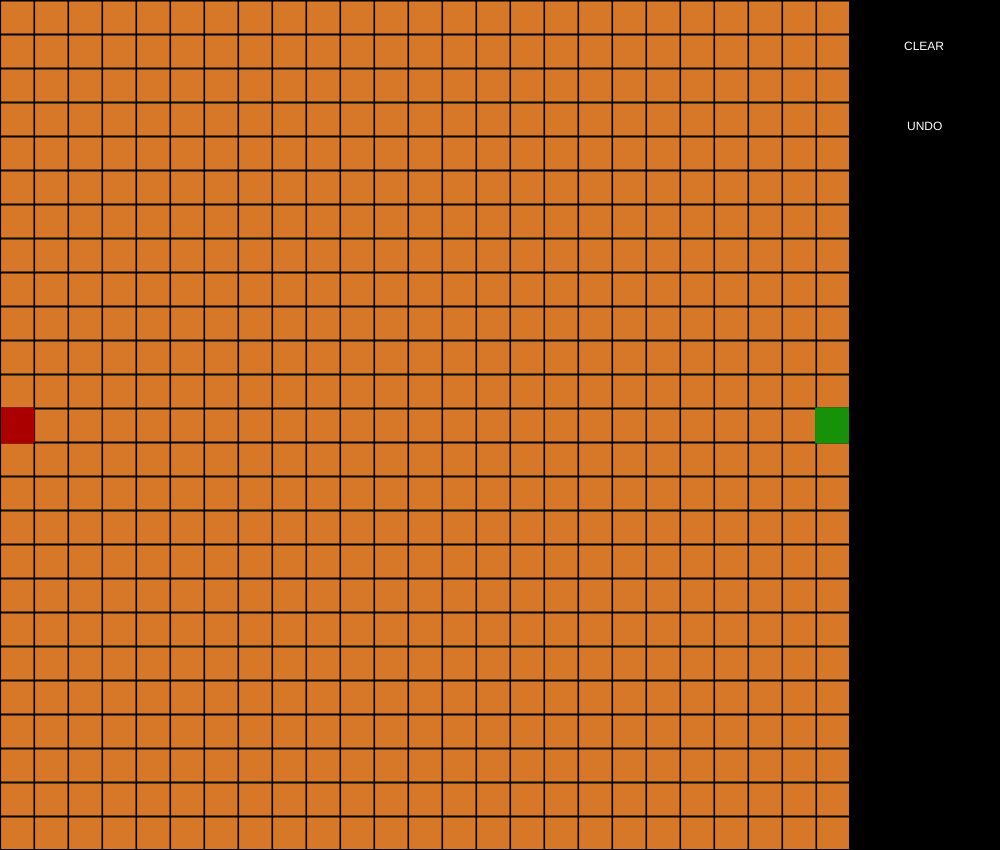
Frame 1 (no input)
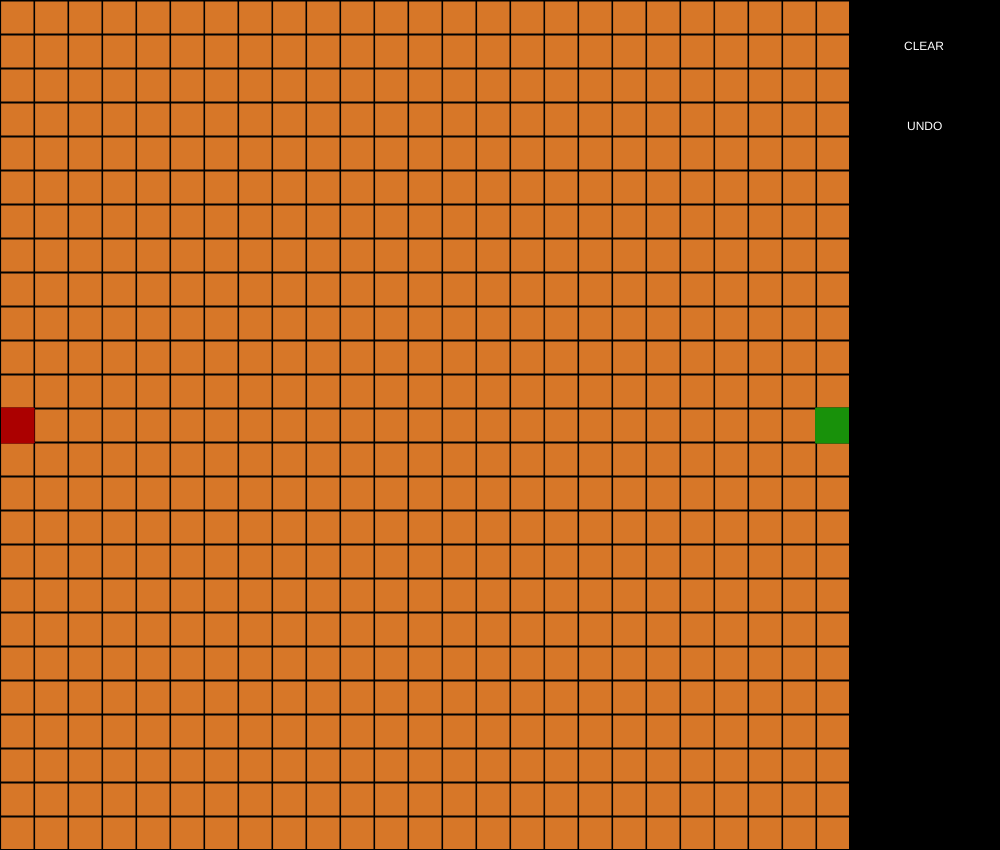
Frame 60 (no input)
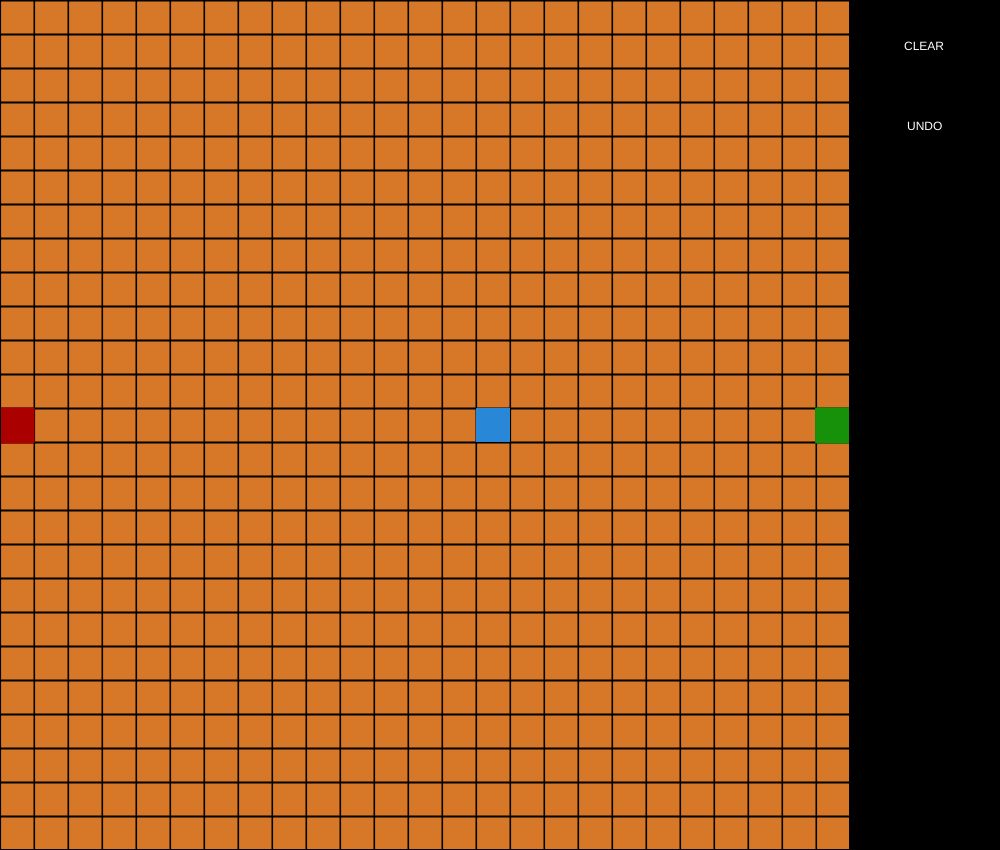
Frame 120 (the mouse pressed at the canvas centre since frame 60)

The p5.js sketch that drew these frames (run headless with seeded random() and noise() and a simulated clock; from frame 60 on, the mouse is pressed at the canvas centre):

// p5.js sketch
// ── sketch.js
let wantedMoves = [];
let instantChangeDeny = [];
let currentPath = [];

let sizeVar = 25;
let windowSize = 850;
let width = windowSize;
let height = windowSize;

let rows = sizeVar;
let cols = sizeVar;
let s = height / rows;
let grid = new Array(rows);

let clearRectX, clearRectY;      // Position of square button
let undoRectX, undoRectY;
let clearRectHeight = 30;
let clearRectWidth = 90; // Diameter of rect
let rectColor;
let baseColor;
let rectHighlight;
let rectOver = false;
let undoRectOver = false;

function overRect(x, y, width, height) {
    return mouseX >= x && mouseX <= x + width &&
        mouseY >= y && mouseY <= y + height;
}

function mouseReleased() {
    instantChangeDeny = [];
}

function mouseDragged() {
    try {
        if (mousePressed) {
            if (!instantChangeDeny.includes(grid[Math.floor(mouseX / (s))][Math.floor(mouseY / (s))])) {
                instantChangeDeny.push(grid[Math.floor(mouseX / (s))][Math.floor(mouseY / (s))]);
                mousePressed();
            }
        }
    } catch {
        console.log("\nMouse just kinda left tab\n");
    }
}

function mousePressed() {

    if (rectOver) {
        for (let j = 0; j < cols; j++) {
            for (let i = 0; i < rows; i++) {
                grid[i][j].visited = false;
                const index = wantedMoves.indexOf(grid[i][j]);
                if (index > -1) {
                    wantedMoves.splice(index, 1);
                }
                stroke(40, 136, 215);
                fill(215, 119, 40);
                strokeWeight(1);
                stroke(0);
                //noStroke();
                rect(i * s, j * s, s - 1, s - 1);
            }
        }
    } /*else if (undoRectOver) {
        try {
            for (let i = 0; i < 5; i++) {
                wantedMoves.find(wantedMoves.size() - 1).visited = !(wantedMoves.get(wantedMoves.size() - 1).visited);
                wantedMoves.remove(wantedMoves.size() - 1);

            }
        } catch (Exception ignored) {

        }
    }*/

    try {
        if (mousePressed) {
            let mX = Math.floor(mouseX / (s));
            let mY = Math.floor(mouseY / (s));
            let spot = grid[mX][mY];
            instantChangeDeny.push(spot);
            //wantedMoves.push(spot);
            spot.visited = !spot.visited;
        }
    } catch {
        console.log("\nMouse just kinda left tab\n");
    }
}

function generate() {
    stroke(0);

    for (let j = 0; j < cols; j++) {
        for (let i = 0; i < rows; i++) {
            if (grid[i][j].visited) {
                fill(40, 136, 215);
            } else {
                fill(215, 119, 40);
            }
            strokeWeight(1);
            rect(i * s + 1 , j * s + 1, s - 1 , s - 1 );

            let x = grid[i][j].i * s;
            let y = grid[i][j].j * s;


            try {
                if (grid[i + 1][j].visited) {
                    grid[i][j].walls[1] = false;
                }
                if (grid[i - 1][j].visited) {
                    grid[i][j].walls[3] = false;
                }
                if (grid[i][j + 1].visited) {
                    grid[i][j].walls[0] = false;
                }
                if (grid[i][j - 1].visited) {
                    grid[i][j].walls[2] = false;
                }
            } catch {

            }
            if (grid[i][j].visited) {
                noStroke();
                //stroke(40, 136, 215);
                fill(40, 136, 215);
                rect(x, y, s, s);
                stroke(0);
            }
        }
    }
}

function update() {

    rectOver = overRect(clearRectX, clearRectY, clearRectWidth, clearRectHeight);
    undoRectOver = overRect(undoRectX, undoRectY, clearRectWidth, clearRectHeight);
}

function setup() {
    let cvs = createCanvas(width + 150, height);
    let x = (windowWidth - width) / 2;
    let y = (windowHeight - height) / 2;
    cvs.position(x, y);

    for (let i = 0; i < rows; i++) {
        grid[i] = new Array(cols);
    }

    for (let i = 0; i < rows; i++) {
        for (let j = 0; j < cols; j++) {
            grid[i][j] = new Tile(i, j);
        }
    }

    let current = grid[rows - 1][(cols - 1) / 2];

    background(0);

    rectColor = color(0);
    rectHighlight = color(51);
    baseColor = color(102);
    clearRectX = height + 30;
    clearRectY = 30;
    undoRectX = height + 30;
    undoRectY = 110;

    generate();
}

function draw() {
    strokeWeight(1);
    update();
    stroke(0);
    if (rectOver) {
        fill(rectHighlight);
    } else {
        fill(rectColor);
    }
    rect(clearRectX, clearRectY, clearRectWidth, clearRectHeight);
    fill(255);
    text("CLEAR", height + 54, 50);

    if (undoRectOver) {
        fill(rectHighlight);
    } else {
        fill(rectColor);
    }
    rect(undoRectX, undoRectY, clearRectWidth, clearRectHeight);
    fill(255);
    text("UNDO", height + 57, 130);

    generate();
    //noStroke();

    strokeWeight(1);
    //stroke(0);
    //start and end
    stroke(24, 145, 10);
    fill(24, 145, 10);
    rect((rows - 1) * s, ((rows - 1) / 2) * s, s, s + 1);

    stroke(171, 0, 0);
    fill(171, 0, 0);
    rect(0, ((rows - 1) / 2) * s, s, s + 1);
    stroke(0);

    //border
    noFill();
    strokeWeight(2);
    rect(0, 0, windowSize, windowSize);

}
// ── Tile.js
function Tile(i, j) {
    this.i = i;
    this.j = j;
    this.visited = false;
    this.walls = [true, true, true, true];
    this.drawn = false;

}
